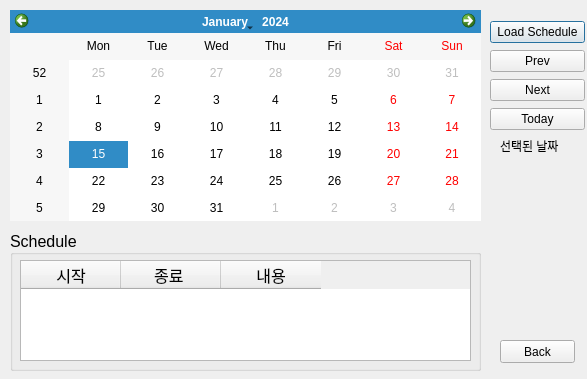
<?xml version="1.0" encoding="UTF-8"?>
<ui version="4.0">
 <class>Dialog_emailList</class>
 <widget class="QDialog" name="Dialog_emailList">
  <property name="geometry">
   <rect>
    <x>0</x>
    <y>0</y>
    <width>587</width>
    <height>379</height>
   </rect>
  </property>
  <property name="windowTitle">
   <string>Dialog</string>
  </property>
  <widget class="QGroupBox" name="groupBox">
   <property name="geometry">
    <rect>
     <x>10</x>
     <y>230</y>
     <width>471</width>
     <height>141</height>
    </rect>
   </property>
   <property name="font">
    <font>
     <family>Arial</family>
     <pointsize>12</pointsize>
    </font>
   </property>
   <property name="title">
    <string>Schedule</string>
   </property>
   <property name="alignment">
    <set>Qt::AlignLeading|Qt::AlignLeft|Qt::AlignVCenter</set>
   </property>
   <widget class="QTableWidget" name="tableWidget">
    <property name="geometry">
     <rect>
      <x>10</x>
      <y>30</y>
      <width>451</width>
      <height>101</height>
     </rect>
    </property>
    <property name="rowCount">
     <number>0</number>
    </property>
    <property name="columnCount">
     <number>3</number>
    </property>
    <column>
     <property name="text">
      <string>시작</string>
     </property>
    </column>
    <column>
     <property name="text">
      <string>종료 </string>
     </property>
    </column>
    <column>
     <property name="text">
      <string>내용</string>
     </property>
    </column>
   </widget>
  </widget>
  <widget class="QWidget" name="verticalLayoutWidget">
   <property name="geometry">
    <rect>
     <x>490</x>
     <y>20</y>
     <width>95</width>
     <height>112</height>
    </rect>
   </property>
   <layout class="QVBoxLayout" name="verticalLayout">
    <item>
     <widget class="QPushButton" name="btn_load_schedule">
      <property name="text">
       <string>Load Schedule</string>
      </property>
     </widget>
    </item>
    <item>
     <widget class="QPushButton" name="btn_prev_month">
      <property name="text">
       <string>Prev</string>
      </property>
     </widget>
    </item>
    <item>
     <widget class="QPushButton" name="btn_next_month">
      <property name="text">
       <string>Next</string>
      </property>
     </widget>
    </item>
    <item>
     <widget class="QPushButton" name="btn_today">
      <property name="text">
       <string>Today</string>
      </property>
     </widget>
    </item>
   </layout>
  </widget>
  <widget class="QPushButton" name="btn_back">
   <property name="geometry">
    <rect>
     <x>500</x>
     <y>340</y>
     <width>75</width>
     <height>23</height>
    </rect>
   </property>
   <property name="text">
    <string>Back</string>
   </property>
  </widget>
  <widget class="QCalendarWidget" name="calendarWidget">
   <property name="geometry">
    <rect>
     <x>10</x>
     <y>10</y>
     <width>471</width>
     <height>211</height>
    </rect>
   </property>
  </widget>
  <widget class="QLabel" name="label_selectedDate">
   <property name="geometry">
    <rect>
     <x>500</x>
     <y>130</y>
     <width>71</width>
     <height>31</height>
    </rect>
   </property>
   <property name="text">
    <string>선택된 날짜</string>
   </property>
  </widget>
 </widget>
 <resources/>
 <connections/>
</ui>
